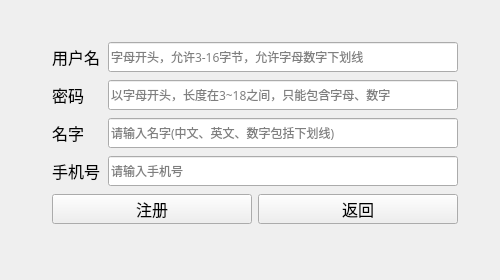
<?xml version="1.0" encoding="UTF-8"?>
<ui version="4.0">
 <class>Form</class>
 <widget class="QWidget" name="Form">
  <property name="windowModality">
   <enum>Qt::NonModal</enum>
  </property>
  <property name="geometry">
   <rect>
    <x>0</x>
    <y>0</y>
    <width>500</width>
    <height>280</height>
   </rect>
  </property>
  <property name="minimumSize">
   <size>
    <width>500</width>
    <height>280</height>
   </size>
  </property>
  <property name="maximumSize">
   <size>
    <width>500</width>
    <height>280</height>
   </size>
  </property>
  <property name="font">
   <font>
    <family>黑体</family>
    <pointsize>12</pointsize>
    <bold>false</bold>
   </font>
  </property>
  <property name="windowTitle">
   <string>注册</string>
  </property>
  <widget class="QWidget" name="layoutWidget">
   <property name="geometry">
    <rect>
     <x>50</x>
     <y>40</y>
     <width>410</width>
     <height>186</height>
    </rect>
   </property>
   <layout class="QGridLayout" name="gridLayout">
    <item row="0" column="0">
     <layout class="QHBoxLayout" name="horizontalLayout">
      <item>
       <widget class="QLabel" name="label">
        <property name="sizePolicy">
         <sizepolicy hsizetype="Preferred" vsizetype="Preferred">
          <horstretch>0</horstretch>
          <verstretch>0</verstretch>
         </sizepolicy>
        </property>
        <property name="minimumSize">
         <size>
          <width>50</width>
          <height>30</height>
         </size>
        </property>
        <property name="maximumSize">
         <size>
          <width>50</width>
          <height>30</height>
         </size>
        </property>
        <property name="font">
         <font>
          <family>黑体</family>
          <pointsize>12</pointsize>
          <bold>false</bold>
         </font>
        </property>
        <property name="text">
         <string>用户名</string>
        </property>
       </widget>
      </item>
      <item>
       <widget class="QLineEdit" name="le_user">
        <property name="sizePolicy">
         <sizepolicy hsizetype="Expanding" vsizetype="Expanding">
          <horstretch>0</horstretch>
          <verstretch>0</verstretch>
         </sizepolicy>
        </property>
        <property name="minimumSize">
         <size>
          <width>350</width>
          <height>30</height>
         </size>
        </property>
        <property name="maximumSize">
         <size>
          <width>350</width>
          <height>30</height>
         </size>
        </property>
        <property name="font">
         <font>
          <family>黑体</family>
          <pointsize>9</pointsize>
          <bold>false</bold>
         </font>
        </property>
        <property name="maxLength">
         <number>16</number>
        </property>
        <property name="placeholderText">
         <string comment="字母开头，允许3-16字节，允许字母数字下划线" extracomment="字母开头，允许3-16字节，允许字母数字下划线">字母开头，允许3-16字节，允许字母数字下划线</string>
        </property>
        <property name="cursorMoveStyle">
         <enum>Qt::LogicalMoveStyle</enum>
        </property>
        <property name="clearButtonEnabled">
         <bool>false</bool>
        </property>
       </widget>
      </item>
     </layout>
    </item>
    <item row="1" column="0">
     <layout class="QHBoxLayout" name="horizontalLayout_2">
      <item>
       <widget class="QLabel" name="label_2">
        <property name="minimumSize">
         <size>
          <width>50</width>
          <height>30</height>
         </size>
        </property>
        <property name="maximumSize">
         <size>
          <width>50</width>
          <height>30</height>
         </size>
        </property>
        <property name="font">
         <font>
          <family>黑体</family>
          <pointsize>12</pointsize>
          <bold>false</bold>
         </font>
        </property>
        <property name="text">
         <string>密码</string>
        </property>
       </widget>
      </item>
      <item>
       <widget class="QLineEdit" name="le_password">
        <property name="sizePolicy">
         <sizepolicy hsizetype="Expanding" vsizetype="Expanding">
          <horstretch>0</horstretch>
          <verstretch>0</verstretch>
         </sizepolicy>
        </property>
        <property name="minimumSize">
         <size>
          <width>350</width>
          <height>30</height>
         </size>
        </property>
        <property name="maximumSize">
         <size>
          <width>350</width>
          <height>30</height>
         </size>
        </property>
        <property name="font">
         <font>
          <family>黑体</family>
          <pointsize>9</pointsize>
          <bold>false</bold>
         </font>
        </property>
        <property name="maxLength">
         <number>18</number>
        </property>
        <property name="echoMode">
         <enum>QLineEdit::Password</enum>
        </property>
        <property name="placeholderText">
         <string comment="以字母开头，长度在3~18之间，只能包含字母、数字" extracomment="以字母开头，长度在3~18之间，只能包含字母、数字">以字母开头，长度在3~18之间，只能包含字母、数字</string>
        </property>
       </widget>
      </item>
     </layout>
    </item>
    <item row="2" column="0">
     <layout class="QHBoxLayout" name="horizontalLayout_3">
      <item>
       <widget class="QLabel" name="label_3">
        <property name="minimumSize">
         <size>
          <width>50</width>
          <height>30</height>
         </size>
        </property>
        <property name="maximumSize">
         <size>
          <width>50</width>
          <height>30</height>
         </size>
        </property>
        <property name="font">
         <font>
          <family>黑体</family>
          <pointsize>12</pointsize>
          <bold>false</bold>
         </font>
        </property>
        <property name="text">
         <string>名字</string>
        </property>
       </widget>
      </item>
      <item>
       <widget class="QLineEdit" name="le_name">
        <property name="sizePolicy">
         <sizepolicy hsizetype="Expanding" vsizetype="Expanding">
          <horstretch>0</horstretch>
          <verstretch>0</verstretch>
         </sizepolicy>
        </property>
        <property name="minimumSize">
         <size>
          <width>350</width>
          <height>30</height>
         </size>
        </property>
        <property name="maximumSize">
         <size>
          <width>350</width>
          <height>30</height>
         </size>
        </property>
        <property name="font">
         <font>
          <family>黑体</family>
          <pointsize>9</pointsize>
          <bold>false</bold>
         </font>
        </property>
        <property name="maxLength">
         <number>16</number>
        </property>
        <property name="placeholderText">
         <string>请输入名字(中文、英文、数字包括下划线)</string>
        </property>
       </widget>
      </item>
     </layout>
    </item>
    <item row="3" column="0">
     <layout class="QHBoxLayout" name="horizontalLayout_4">
      <item>
       <widget class="QLabel" name="label_4">
        <property name="minimumSize">
         <size>
          <width>50</width>
          <height>30</height>
         </size>
        </property>
        <property name="maximumSize">
         <size>
          <width>50</width>
          <height>30</height>
         </size>
        </property>
        <property name="font">
         <font>
          <family>黑体</family>
          <pointsize>12</pointsize>
          <bold>false</bold>
         </font>
        </property>
        <property name="text">
         <string>手机号</string>
        </property>
       </widget>
      </item>
      <item>
       <widget class="QLineEdit" name="le_phone">
        <property name="sizePolicy">
         <sizepolicy hsizetype="Expanding" vsizetype="Expanding">
          <horstretch>0</horstretch>
          <verstretch>0</verstretch>
         </sizepolicy>
        </property>
        <property name="minimumSize">
         <size>
          <width>350</width>
          <height>30</height>
         </size>
        </property>
        <property name="maximumSize">
         <size>
          <width>350</width>
          <height>30</height>
         </size>
        </property>
        <property name="font">
         <font>
          <family>黑体</family>
          <pointsize>9</pointsize>
          <bold>false</bold>
         </font>
        </property>
        <property name="inputMethodHints">
         <set>Qt::ImhNone</set>
        </property>
        <property name="maxLength">
         <number>11</number>
        </property>
        <property name="placeholderText">
         <string>请输入手机号</string>
        </property>
       </widget>
      </item>
     </layout>
    </item>
    <item row="4" column="0">
     <layout class="QHBoxLayout" name="horizontalLayout_5">
      <item>
       <widget class="QPushButton" name="btn_enroll">
        <property name="sizePolicy">
         <sizepolicy hsizetype="Preferred" vsizetype="Preferred">
          <horstretch>0</horstretch>
          <verstretch>0</verstretch>
         </sizepolicy>
        </property>
        <property name="minimumSize">
         <size>
          <width>200</width>
          <height>30</height>
         </size>
        </property>
        <property name="maximumSize">
         <size>
          <width>200</width>
          <height>30</height>
         </size>
        </property>
        <property name="sizeIncrement">
         <size>
          <width>0</width>
          <height>0</height>
         </size>
        </property>
        <property name="font">
         <font>
          <family>黑体</family>
          <pointsize>12</pointsize>
          <bold>false</bold>
         </font>
        </property>
        <property name="text">
         <string>注册</string>
        </property>
       </widget>
      </item>
      <item>
       <widget class="QPushButton" name="btn_return">
        <property name="sizePolicy">
         <sizepolicy hsizetype="Preferred" vsizetype="Preferred">
          <horstretch>0</horstretch>
          <verstretch>0</verstretch>
         </sizepolicy>
        </property>
        <property name="minimumSize">
         <size>
          <width>200</width>
          <height>30</height>
         </size>
        </property>
        <property name="maximumSize">
         <size>
          <width>200</width>
          <height>30</height>
         </size>
        </property>
        <property name="font">
         <font>
          <family>黑体</family>
          <pointsize>12</pointsize>
          <bold>false</bold>
         </font>
        </property>
        <property name="text">
         <string>返回</string>
        </property>
       </widget>
      </item>
     </layout>
    </item>
   </layout>
  </widget>
 </widget>
 <resources/>
 <connections/>
</ui>
